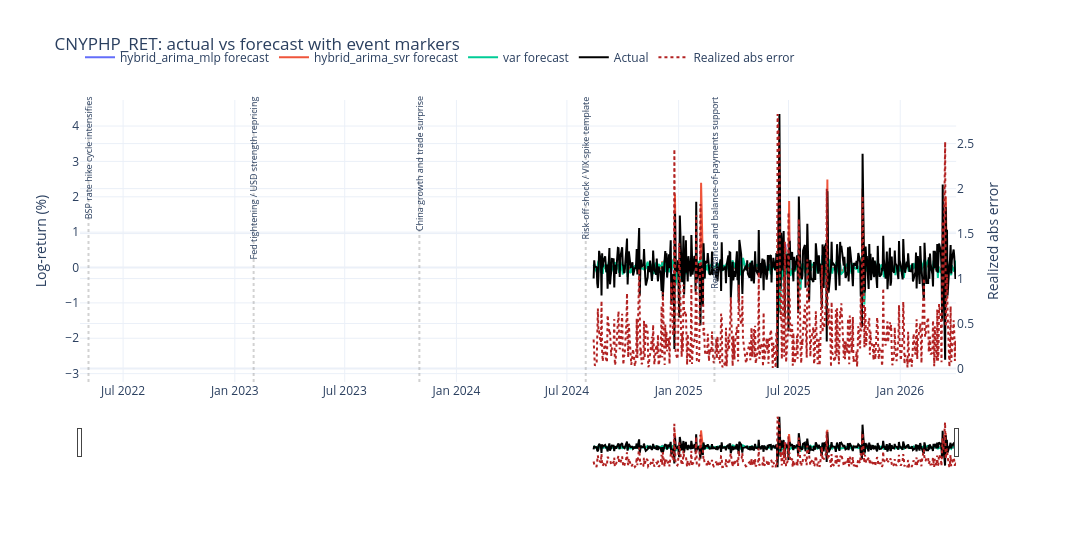
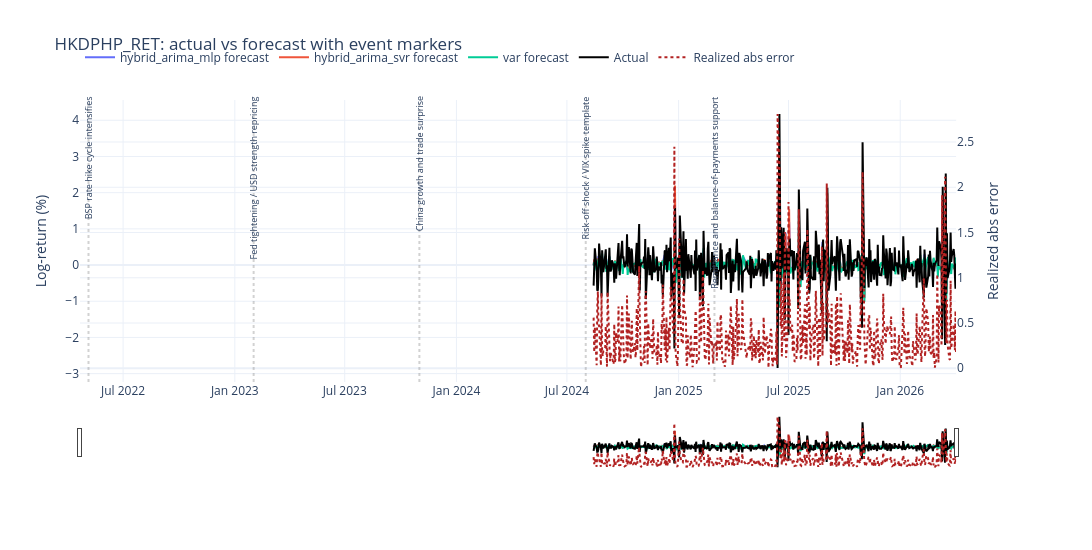
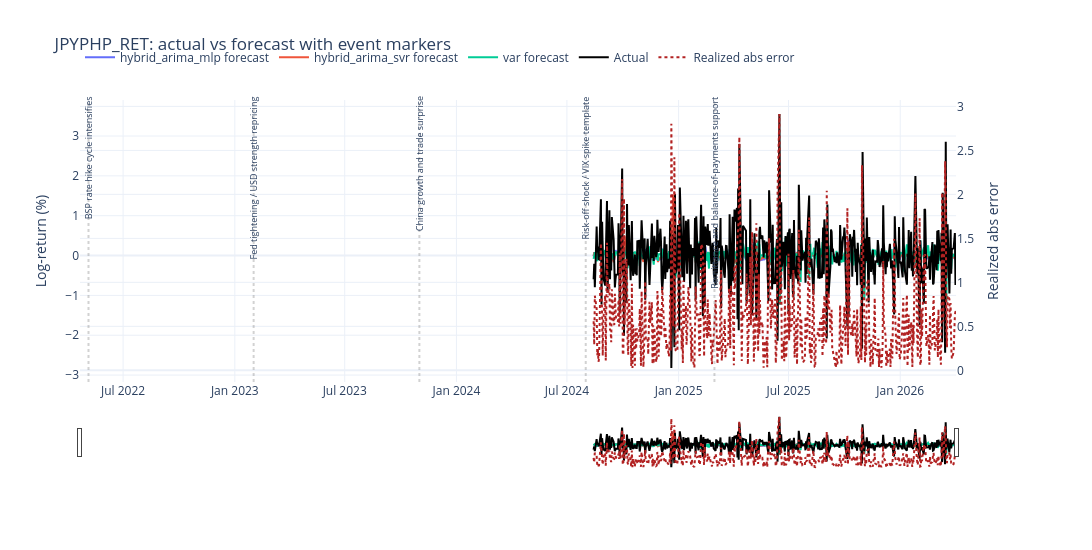
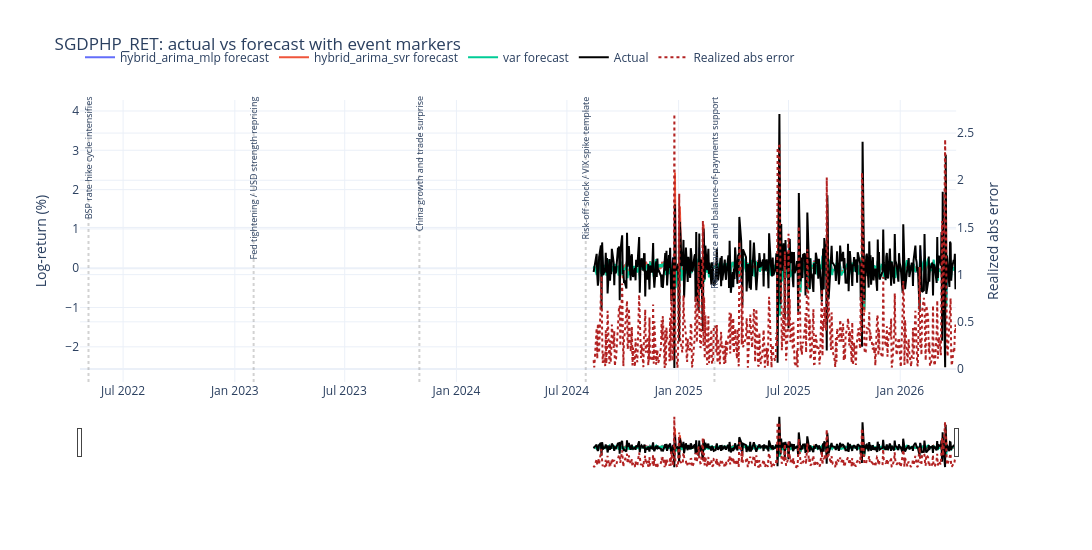

The code cell stored with these charts, in order, in its notebook:
### Markdown cell above
#### Interpretation
The first plot compares forecast levels against realized series. Better models track turning points with smaller lag and reduced overshooting.

### Code cell
err = plot_df.copy()
err['abs_error'] = err['Error'].abs()
err['cum_abs_error'] = err.sort_values('Date').groupby(['Pair', 'Model'])['abs_error'].cumsum()

events = event_annotation_frame()
events['Date'] = pd.to_datetime(events['Date'])

for pair in sorted(err['Pair'].unique()):
    sub = err[err['Pair'] == pair]
    fig = make_subplots(specs=[[{"secondary_y": True}]])
    for m in top_models:
        msub = sub[sub['Model'] == m].sort_values('Date')
        fig.add_trace(go.Scatter(x=msub['Date'], y=msub['Forecast'], mode='lines', name=f'{m} forecast'), secondary_y=False)
    actual = sub[sub['Model'] == top_models[0]][['Date', 'Actual']].drop_duplicates().sort_values('Date')
    fig.add_trace(go.Scatter(x=actual['Date'], y=actual['Actual'], mode='lines', name='Actual', line=dict(color='black', width=2)), secondary_y=False)
    vol_proxy = sub.groupby('Date', as_index=False)['abs_error'].mean().sort_values('Date')
    fig.add_trace(go.Scatter(x=vol_proxy['Date'], y=vol_proxy['abs_error'], mode='lines', name='Realized abs error', line=dict(dash='dot', color='firebrick')), secondary_y=True)
    for _, ev in events.iterrows():
        fig.add_vline(x=ev['Date'], line_dash='dot', line_color='gray', opacity=0.35)
        fig.add_annotation(x=ev['Date'], y=1.02, yref='paper', text=ev['Event'], showarrow=False, font=dict(size=9), textangle=-90)
    fig.update_layout(
        template='plotly_white',
        title=f'{pair}: actual vs forecast with event markers',
        width=1300,
        height=550,
        xaxis=dict(rangeslider=dict(visible=True)),
        legend=dict(orientation='h')
    )
    fig.update_yaxes(title_text='Log-return (%)', secondary_y=False)
    fig.update_yaxes(title_text='Realized abs error', secondary_y=True)
    fig.show()

### Figure 1 — Plotly figure (JSON) as saved in the notebook; plotly's stock layout.template omitted (floating-point values rounded to 4 significant figures; data arrays with more than 128 entries replaced by an {"elided": "..."} marker saying what was removed)
{"data": [{"mode": "lines", "name": "hybrid_arima_mlp forecast", "type": "scatter", "x": {"elided": "423 str values"}, "xaxis": "x", "y": {"elided": "423 float values"}, "yaxis": "y"}, {"mode": "lines", "name": "hybrid_arima_svr forecast", "type": "scatter", "x": {"elided": "423 str values"}, "xaxis": "x", "y": {"elided": "423 float values"}, "yaxis": "y"}, {"mode": "lines", "name": "var forecast", "type": "scatter", "x": {"elided": "423 str values"}, "xaxis": "x", "y": {"elided": "423 float values"}, "yaxis": "y"}, {"line": {"color": "black", "width": 2}, "mode": "lines", "name": "Actual", "type": "scatter", "x": {"elided": "423 str values"}, "xaxis": "x", "y": {"elided": "423 float values"}, "yaxis": "y"}, {"line": {"color": "firebrick", "dash": "dot"}, "mode": "lines", "name": "Realized abs error", "type": "scatter", "x": {"elided": "423 str values"}, "xaxis": "x", "y": {"elided": "423 float values"}, "yaxis": "y2"}], "layout": {"annotations": [{"font": {"size": 9}, "showarrow": false, "text": "BSP rate hike cycle intensifies", "textangle": -90, "x": "2022-05-05T00:00:00", "y": 1.02, "yref": "paper"}, {"font": {"size": 9}, "showarrow": false, "text": "Fed tightening / USD strength repricing", "textangle": -90, "x": "2023-02-01T00:00:00", "y": 1.02, "yref": "paper"}, {"font": {"size": 9}, "showarrow": false, "text": "China growth and trade surprise", "textangle": -90, "x": "2023-11-01T00:00:00", "y": 1.02, "yref": "paper"}, {"font": {"size": 9}, "showarrow": false, "text": "Risk-off shock / VIX spike template", "textangle": -90, "x": "2024-08-01T00:00:00", "y": 1.02, "yref": "paper"}, {"font": {"size": 9}, "showarrow": false, "text": "Remittance and balance-of-payments support", "textangle": -90, "x": "2025-03-01T00:00:00", "y": 1.02, "yref": "paper"}], "height": 550, "legend": {"orientation": "h"}, "shapes": [{"line": {"color": "gray", "dash": "dot"}, "opacity": 0.35, "type": "line", "x0": "2022-05-05T00:00:00", "x1": "2022-05-05T00:00:00", "xref": "x", "y0": 0, "y1": 1, "yref": "y domain"}, {"line": {"color": "gray", "dash": "dot"}, "opacity": 0.35, "type": "line", "x0": "2023-02-01T00:00:00", "x1": "2023-02-01T00:00:00", "xref": "x", "y0": 0, "y1": 1, "yref": "y domain"}, {"line": {"color": "gray", "dash": "dot"}, "opacity": 0.35, "type": "line", "x0": "2023-11-01T00:00:00", "x1": "2023-11-01T00:00:00", "xref": "x", "y0": 0, "y1": 1, "yref": "y domain"}, {"line": {"color": "gray", "dash": "dot"}, "opacity": 0.35, "type": "line", "x0": "2024-08-01T00:00:00", "x1": "2024-08-01T00:00:00", "xref": "x", "y0": 0, "y1": 1, "yref": "y domain"}, {"line": {"color": "gray", "dash": "dot"}, "opacity": 0.35, "type": "line", "x0": "2025-03-01T00:00:00", "x1": "2025-03-01T00:00:00", "xref": "x", "y0": 0, "y1": 1, "yref": "y domain"}], "title": {"text": "CNYPHP_RET: actual vs forecast with event markers"}, "width": 1300, "xaxis": {"anchor": "y", "domain": [0, 0.94], "rangeslider": {"visible": true}}, "yaxis": {"anchor": "x", "domain": [0, 1], "title": {"text": "Log-return (%)"}}, "yaxis2": {"anchor": "x", "overlaying": "y", "side": "right", "title": {"text": "Realized abs error"}}}}

### Figure 2 — Plotly figure (JSON) as saved in the notebook; plotly's stock layout.template omitted (floating-point values rounded to 4 significant figures; data arrays with more than 128 entries replaced by an {"elided": "..."} marker saying what was removed)
{"data": [{"mode": "lines", "name": "hybrid_arima_mlp forecast", "type": "scatter", "x": {"elided": "423 str values"}, "xaxis": "x", "y": {"elided": "423 float values"}, "yaxis": "y"}, {"mode": "lines", "name": "hybrid_arima_svr forecast", "type": "scatter", "x": {"elided": "423 str values"}, "xaxis": "x", "y": {"elided": "423 float values"}, "yaxis": "y"}, {"mode": "lines", "name": "var forecast", "type": "scatter", "x": {"elided": "423 str values"}, "xaxis": "x", "y": {"elided": "423 float values"}, "yaxis": "y"}, {"line": {"color": "black", "width": 2}, "mode": "lines", "name": "Actual", "type": "scatter", "x": {"elided": "423 str values"}, "xaxis": "x", "y": {"elided": "423 float values"}, "yaxis": "y"}, {"line": {"color": "firebrick", "dash": "dot"}, "mode": "lines", "name": "Realized abs error", "type": "scatter", "x": {"elided": "423 str values"}, "xaxis": "x", "y": {"elided": "423 float values"}, "yaxis": "y2"}], "layout": {"annotations": [{"font": {"size": 9}, "showarrow": false, "text": "BSP rate hike cycle intensifies", "textangle": -90, "x": "2022-05-05T00:00:00", "y": 1.02, "yref": "paper"}, {"font": {"size": 9}, "showarrow": false, "text": "Fed tightening / USD strength repricing", "textangle": -90, "x": "2023-02-01T00:00:00", "y": 1.02, "yref": "paper"}, {"font": {"size": 9}, "showarrow": false, "text": "China growth and trade surprise", "textangle": -90, "x": "2023-11-01T00:00:00", "y": 1.02, "yref": "paper"}, {"font": {"size": 9}, "showarrow": false, "text": "Risk-off shock / VIX spike template", "textangle": -90, "x": "2024-08-01T00:00:00", "y": 1.02, "yref": "paper"}, {"font": {"size": 9}, "showarrow": false, "text": "Remittance and balance-of-payments support", "textangle": -90, "x": "2025-03-01T00:00:00", "y": 1.02, "yref": "paper"}], "height": 550, "legend": {"orientation": "h"}, "shapes": [{"line": {"color": "gray", "dash": "dot"}, "opacity": 0.35, "type": "line", "x0": "2022-05-05T00:00:00", "x1": "2022-05-05T00:00:00", "xref": "x", "y0": 0, "y1": 1, "yref": "y domain"}, {"line": {"color": "gray", "dash": "dot"}, "opacity": 0.35, "type": "line", "x0": "2023-02-01T00:00:00", "x1": "2023-02-01T00:00:00", "xref": "x", "y0": 0, "y1": 1, "yref": "y domain"}, {"line": {"color": "gray", "dash": "dot"}, "opacity": 0.35, "type": "line", "x0": "2023-11-01T00:00:00", "x1": "2023-11-01T00:00:00", "xref": "x", "y0": 0, "y1": 1, "yref": "y domain"}, {"line": {"color": "gray", "dash": "dot"}, "opacity": 0.35, "type": "line", "x0": "2024-08-01T00:00:00", "x1": "2024-08-01T00:00:00", "xref": "x", "y0": 0, "y1": 1, "yref": "y domain"}, {"line": {"color": "gray", "dash": "dot"}, "opacity": 0.35, "type": "line", "x0": "2025-03-01T00:00:00", "x1": "2025-03-01T00:00:00", "xref": "x", "y0": 0, "y1": 1, "yref": "y domain"}], "title": {"text": "HKDPHP_RET: actual vs forecast with event markers"}, "width": 1300, "xaxis": {"anchor": "y", "domain": [0, 0.94], "rangeslider": {"visible": true}}, "yaxis": {"anchor": "x", "domain": [0, 1], "title": {"text": "Log-return (%)"}}, "yaxis2": {"anchor": "x", "overlaying": "y", "side": "right", "title": {"text": "Realized abs error"}}}}

### Figure 3 — Plotly figure (JSON) as saved in the notebook; plotly's stock layout.template omitted (floating-point values rounded to 4 significant figures; data arrays with more than 128 entries replaced by an {"elided": "..."} marker saying what was removed)
{"data": [{"mode": "lines", "name": "hybrid_arima_mlp forecast", "type": "scatter", "x": {"elided": "423 str values"}, "xaxis": "x", "y": {"elided": "423 float values"}, "yaxis": "y"}, {"mode": "lines", "name": "hybrid_arima_svr forecast", "type": "scatter", "x": {"elided": "423 str values"}, "xaxis": "x", "y": {"elided": "423 float values"}, "yaxis": "y"}, {"mode": "lines", "name": "var forecast", "type": "scatter", "x": {"elided": "423 str values"}, "xaxis": "x", "y": {"elided": "423 float values"}, "yaxis": "y"}, {"line": {"color": "black", "width": 2}, "mode": "lines", "name": "Actual", "type": "scatter", "x": {"elided": "423 str values"}, "xaxis": "x", "y": {"elided": "423 float values"}, "yaxis": "y"}, {"line": {"color": "firebrick", "dash": "dot"}, "mode": "lines", "name": "Realized abs error", "type": "scatter", "x": {"elided": "423 str values"}, "xaxis": "x", "y": {"elided": "423 float values"}, "yaxis": "y2"}], "layout": {"annotations": [{"font": {"size": 9}, "showarrow": false, "text": "BSP rate hike cycle intensifies", "textangle": -90, "x": "2022-05-05T00:00:00", "y": 1.02, "yref": "paper"}, {"font": {"size": 9}, "showarrow": false, "text": "Fed tightening / USD strength repricing", "textangle": -90, "x": "2023-02-01T00:00:00", "y": 1.02, "yref": "paper"}, {"font": {"size": 9}, "showarrow": false, "text": "China growth and trade surprise", "textangle": -90, "x": "2023-11-01T00:00:00", "y": 1.02, "yref": "paper"}, {"font": {"size": 9}, "showarrow": false, "text": "Risk-off shock / VIX spike template", "textangle": -90, "x": "2024-08-01T00:00:00", "y": 1.02, "yref": "paper"}, {"font": {"size": 9}, "showarrow": false, "text": "Remittance and balance-of-payments support", "textangle": -90, "x": "2025-03-01T00:00:00", "y": 1.02, "yref": "paper"}], "height": 550, "legend": {"orientation": "h"}, "shapes": [{"line": {"color": "gray", "dash": "dot"}, "opacity": 0.35, "type": "line", "x0": "2022-05-05T00:00:00", "x1": "2022-05-05T00:00:00", "xref": "x", "y0": 0, "y1": 1, "yref": "y domain"}, {"line": {"color": "gray", "dash": "dot"}, "opacity": 0.35, "type": "line", "x0": "2023-02-01T00:00:00", "x1": "2023-02-01T00:00:00", "xref": "x", "y0": 0, "y1": 1, "yref": "y domain"}, {"line": {"color": "gray", "dash": "dot"}, "opacity": 0.35, "type": "line", "x0": "2023-11-01T00:00:00", "x1": "2023-11-01T00:00:00", "xref": "x", "y0": 0, "y1": 1, "yref": "y domain"}, {"line": {"color": "gray", "dash": "dot"}, "opacity": 0.35, "type": "line", "x0": "2024-08-01T00:00:00", "x1": "2024-08-01T00:00:00", "xref": "x", "y0": 0, "y1": 1, "yref": "y domain"}, {"line": {"color": "gray", "dash": "dot"}, "opacity": 0.35, "type": "line", "x0": "2025-03-01T00:00:00", "x1": "2025-03-01T00:00:00", "xref": "x", "y0": 0, "y1": 1, "yref": "y domain"}], "title": {"text": "JPYPHP_RET: actual vs forecast with event markers"}, "width": 1300, "xaxis": {"anchor": "y", "domain": [0, 0.94], "rangeslider": {"visible": true}}, "yaxis": {"anchor": "x", "domain": [0, 1], "title": {"text": "Log-return (%)"}}, "yaxis2": {"anchor": "x", "overlaying": "y", "side": "right", "title": {"text": "Realized abs error"}}}}

### Figure 4 — Plotly figure (JSON) as saved in the notebook; plotly's stock layout.template omitted (floating-point values rounded to 4 significant figures; data arrays with more than 128 entries replaced by an {"elided": "..."} marker saying what was removed)
{"data": [{"mode": "lines", "name": "hybrid_arima_mlp forecast", "type": "scatter", "x": {"elided": "423 str values"}, "xaxis": "x", "y": {"elided": "423 float values"}, "yaxis": "y"}, {"mode": "lines", "name": "hybrid_arima_svr forecast", "type": "scatter", "x": {"elided": "423 str values"}, "xaxis": "x", "y": {"elided": "423 float values"}, "yaxis": "y"}, {"mode": "lines", "name": "var forecast", "type": "scatter", "x": {"elided": "423 str values"}, "xaxis": "x", "y": {"elided": "423 float values"}, "yaxis": "y"}, {"line": {"color": "black", "width": 2}, "mode": "lines", "name": "Actual", "type": "scatter", "x": {"elided": "423 str values"}, "xaxis": "x", "y": {"elided": "423 float values"}, "yaxis": "y"}, {"line": {"color": "firebrick", "dash": "dot"}, "mode": "lines", "name": "Realized abs error", "type": "scatter", "x": {"elided": "423 str values"}, "xaxis": "x", "y": {"elided": "423 float values"}, "yaxis": "y2"}], "layout": {"annotations": [{"font": {"size": 9}, "showarrow": false, "text": "BSP rate hike cycle intensifies", "textangle": -90, "x": "2022-05-05T00:00:00", "y": 1.02, "yref": "paper"}, {"font": {"size": 9}, "showarrow": false, "text": "Fed tightening / USD strength repricing", "textangle": -90, "x": "2023-02-01T00:00:00", "y": 1.02, "yref": "paper"}, {"font": {"size": 9}, "showarrow": false, "text": "China growth and trade surprise", "textangle": -90, "x": "2023-11-01T00:00:00", "y": 1.02, "yref": "paper"}, {"font": {"size": 9}, "showarrow": false, "text": "Risk-off shock / VIX spike template", "textangle": -90, "x": "2024-08-01T00:00:00", "y": 1.02, "yref": "paper"}, {"font": {"size": 9}, "showarrow": false, "text": "Remittance and balance-of-payments support", "textangle": -90, "x": "2025-03-01T00:00:00", "y": 1.02, "yref": "paper"}], "height": 550, "legend": {"orientation": "h"}, "shapes": [{"line": {"color": "gray", "dash": "dot"}, "opacity": 0.35, "type": "line", "x0": "2022-05-05T00:00:00", "x1": "2022-05-05T00:00:00", "xref": "x", "y0": 0, "y1": 1, "yref": "y domain"}, {"line": {"color": "gray", "dash": "dot"}, "opacity": 0.35, "type": "line", "x0": "2023-02-01T00:00:00", "x1": "2023-02-01T00:00:00", "xref": "x", "y0": 0, "y1": 1, "yref": "y domain"}, {"line": {"color": "gray", "dash": "dot"}, "opacity": 0.35, "type": "line", "x0": "2023-11-01T00:00:00", "x1": "2023-11-01T00:00:00", "xref": "x", "y0": 0, "y1": 1, "yref": "y domain"}, {"line": {"color": "gray", "dash": "dot"}, "opacity": 0.35, "type": "line", "x0": "2024-08-01T00:00:00", "x1": "2024-08-01T00:00:00", "xref": "x", "y0": 0, "y1": 1, "yref": "y domain"}, {"line": {"color": "gray", "dash": "dot"}, "opacity": 0.35, "type": "line", "x0": "2025-03-01T00:00:00", "x1": "2025-03-01T00:00:00", "xref": "x", "y0": 0, "y1": 1, "yref": "y domain"}], "title": {"text": "SGDPHP_RET: actual vs forecast with event markers"}, "width": 1300, "xaxis": {"anchor": "y", "domain": [0, 0.94], "rangeslider": {"visible": true}}, "yaxis": {"anchor": "x", "domain": [0, 1], "title": {"text": "Log-return (%)"}}, "yaxis2": {"anchor": "x", "overlaying": "y", "side": "right", "title": {"text": "Realized abs error"}}}}
